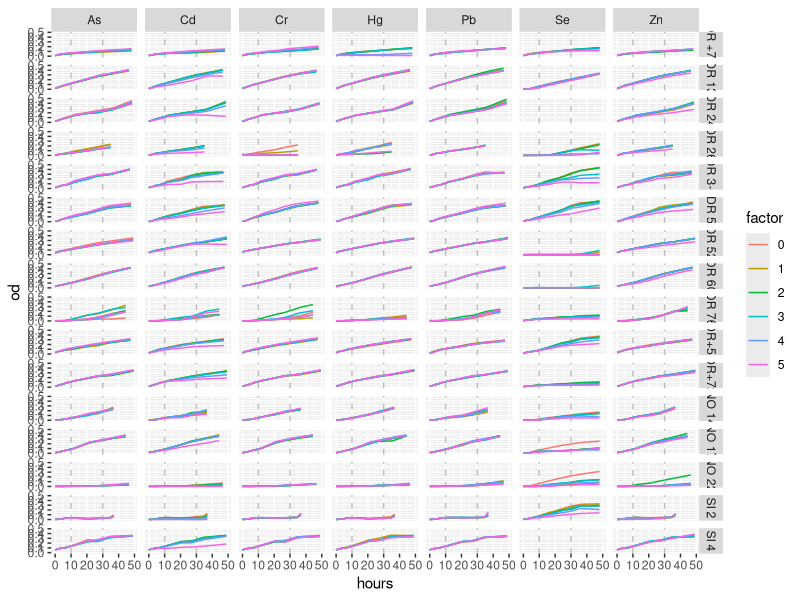

Write the R code that produced this figure.
library(readr)
library(ggplot2)
metal <- read_csv("index/data/metal_tolerance_OD.csv", col_types = cols(X1 = col_skip(), factor = col_character()))

f <- facet_wrap(~ metal)
l <- geom_line()
lab <- labs(x="Incubation Time (hr)", y= expression(paste(OD [" 580nm"]))) + 
  theme(axis.text.x=element_text(size=10))
leg <- labs(color=expression(paste(mu, " ",L^-1)))


plot <- ggplot((metal), aes(hours, od, color = factor)) + geom_vline(xintercept = c(10, 30), linetype = 'dashed', color = 'grey')
meanplot <- plot + stat_summary(aes(group=factor), fun.y = mean, geom = "line")
allplot <- meanplot + facet_grid(IsolateID ~ Metal) 
allplot
